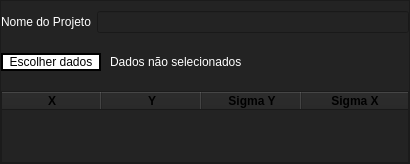
            <widget class="QFrame" name="content_left">
             <property name="minimumSize">
              <size>
               <width>410</width>
               <height>0</height>
              </size>
             </property>
             <property name="maximumSize">
              <size>
               <width>410</width>
               <height>16777215</height>
              </size>
             </property>
             <property name="styleSheet">
              <string notr="true">background-color: rgb(35, 35, 35);</string>
             </property>
             <property name="frameShape">
              <enum>QFrame::StyledPanel</enum>
             </property>
             <property name="frameShadow">
              <enum>QFrame::Raised</enum>
             </property>
             <property name="lineWidth">
              <number>1</number>
             </property>
             <layout class="QVBoxLayout" name="verticalLayout_5">
              <property name="spacing">
               <number>20</number>
              </property>
              <property name="leftMargin">
               <number>0</number>
              </property>
              <property name="topMargin">
               <number>10</number>
              </property>
              <property name="rightMargin">
               <number>0</number>
              </property>
              <property name="bottomMargin">
               <number>0</number>
              </property>
              <item>
               <widget class="QFrame" name="frame">
                <property name="frameShape">
                 <enum>QFrame::NoFrame</enum>
                </property>
                <property name="frameShadow">
                 <enum>QFrame::Raised</enum>
                </property>
                <layout class="QFormLayout" name="formLayout">
                 <property name="verticalSpacing">
                  <number>0</number>
                 </property>
                 <property name="leftMargin">
                  <number>0</number>
                 </property>
                 <property name="topMargin">
                  <number>0</number>
                 </property>
                 <property name="rightMargin">
                  <number>0</number>
                 </property>
                 <property name="bottomMargin">
                  <number>0</number>
                 </property>
                 <item row="0" column="0">
                  <widget class="QLabel" name="label">
                   <property name="styleSheet">
                    <string notr="true">color: rgb(255, 255, 255);</string>
                   </property>
                   <property name="text">
                    <string>Nome do Projeto</string>
                   </property>
                  </widget>
                 </item>
                 <item row="0" column="1">
                  <widget class="QLineEdit" name="QLD_NomeDoProjeto">
                   <property name="styleSheet">
                    <string notr="true">color: rgb(255, 255, 255);</string>
                   </property>
                   <property name="inputMask">
                    <string/>
                   </property>
                  </widget>
                 </item>
                </layout>
               </widget>
              </item>
              <item>
               <widget class="QFrame" name="frame_8">
                <property name="frameShape">
                 <enum>QFrame::NoFrame</enum>
                </property>
                <property name="frameShadow">
                 <enum>QFrame::Raised</enum>
                </property>
                <layout class="QHBoxLayout" name="horizontalLayout_3">
                 <property name="spacing">
                  <number>9</number>
                 </property>
                 <property name="leftMargin">
                  <number>0</number>
                 </property>
                 <property name="topMargin">
                  <number>0</number>
                 </property>
                 <property name="rightMargin">
                  <number>0</number>
                 </property>
                 <property name="bottomMargin">
                  <number>0</number>
                 </property>
                 <item>
                  <widget class="QPushButton" name="BTN_EscolherDados">
                   <property name="maximumSize">
                    <size>
                     <width>100</width>
                     <height>16777215</height>
                    </size>
                   </property>
                   <property name="styleSheet">
                    <string notr="true">QPushButton{
	background-color: rgb(255, 255, 255);
	color: black;
	border: 2px solid;
}
QPushButton:hover{
	background-color: rgb(85, 8, 90);
}
</string>
                   </property>
                   <property name="text">
                    <string>Escolher dados</string>
                   </property>
                  </widget>
                 </item>
                 <item>
                  <widget class="QLabel" name="LBL_NomeDoArquivo">
                   <property name="styleSheet">
                    <string notr="true">color: rgb(255, 255, 255);</string>
                   </property>
                   <property name="text">
                    <string>Dados não selecionados</string>
                   </property>
                  </widget>
                 </item>
                </layout>
               </widget>
              </item>
              <item>
               <widget class="QTreeWidget" name="TBL_Dados">
                <property name="horizontalScrollBarPolicy">
                 <enum>Qt::ScrollBarAsNeeded</enum>
                </property>
                <property name="sizeAdjustPolicy">
                 <enum>QAbstractScrollArea::AdjustToContents</enum>
                </property>
                <property name="alternatingRowColors">
                 <bool>true</bool>
                </property>
                <column>
                 <property name="text">
                  <string>X</string>
                 </property>
                 <property name="font">
                  <font>
                   <bold>true</bold>
                  </font>
                 </property>
                 <property name="textAlignment">
                  <set>AlignCenter</set>
                 </property>
                </column>
                <column>
                 <property name="text">
                  <string>Y</string>
                 </property>
                 <property name="font">
                  <font>
                   <bold>true</bold>
                  </font>
                 </property>
                 <property name="textAlignment">
                  <set>AlignCenter</set>
                 </property>
                </column>
                <column>
                 <property name="text">
                  <string>Sigma Y</string>
                 </property>
                 <property name="font">
                  <font>
                   <bold>true</bold>
                  </font>
                 </property>
                 <property name="textAlignment">
                  <set>AlignCenter</set>
                 </property>
                </column>
                <column>
                 <property name="text">
                  <string>Sigma X</string>
                 </property>
                 <property name="font">
                  <font>
                   <bold>true</bold>
                  </font>
                 </property>
                 <property name="textAlignment">
                  <set>AlignCenter</set>
                 </property>
                </column>
               </widget>
              </item>
             </layout>
            </widget>
